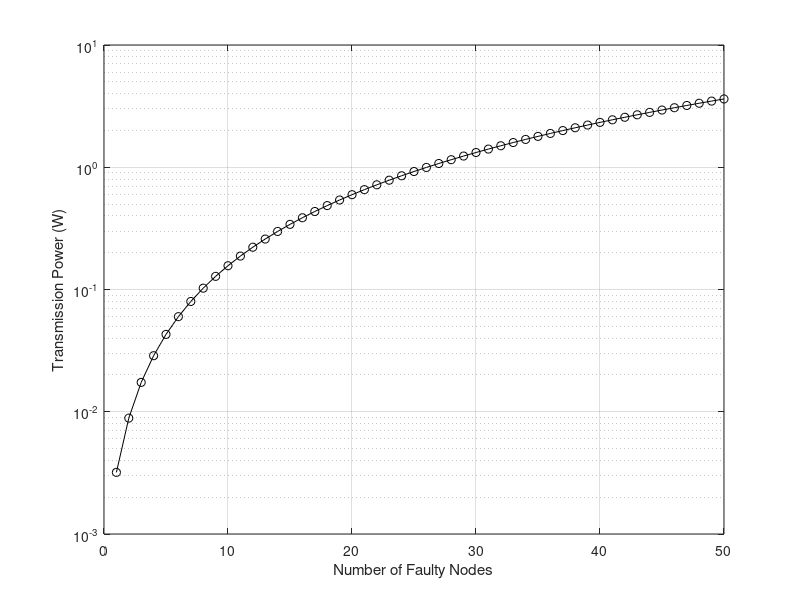

Recreate this plot in MATLAB.
close all;
clear all;

theta = pi/6;
kappa = 1;
beta = 3.548e-12; %-84.5 dBm
gamma = 4;
d0 = 1;
R = 1000;


N=100; %total nodes
t=50; %threshold

lambda = N/(pi*R^2);

c1 = pi*d0^2*lambda*(kappa/beta)^(2/gamma); %LHS of equation 8 without P1

c2 = N - t; %f_max is 50 

c3 = t*lambda/2*d0^2*(kappa/beta)^(2/gamma)*(theta-sin(theta)+2*sin(theta/2)^2*cot(pi/t)); %LHS of equation 15 without P1

for f = 1:50
    
p1 = ((2*f+1)/c1)^(gamma/2);
p2 = p1^(2/gamma)*(c3);
if p2<1 %when eq 15 breaks --> raise error
    disp('Eq 15 not satisfied');
    return
end
power(f) = p1;
end


f = 1:50;

plot(f,power,'k-o');
set(gca, 'YScale', 'log')
grid on, xlabel('Number of Faulty Nodes'), ylabel('Transmission Power (W)');

